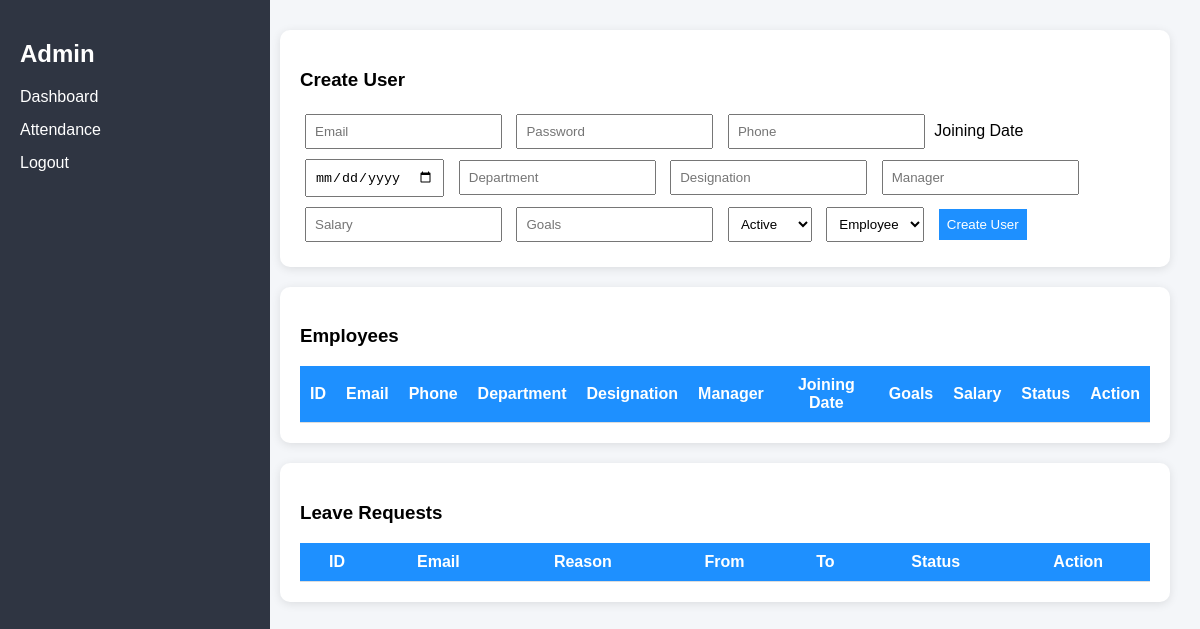
The page /admin on the database as committed earlier.
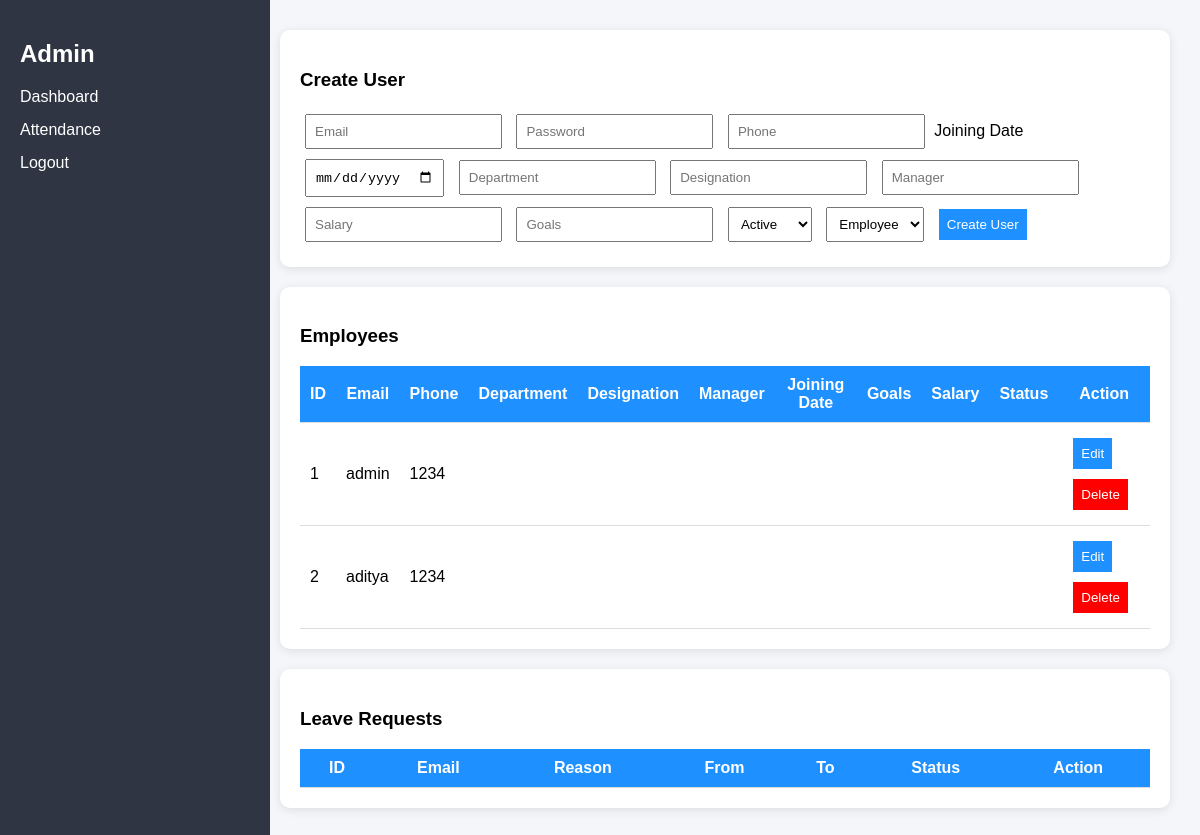
The same page on the database as committed later.
### tables this page shows
CREATE TABLE users (
    id INTEGER PRIMARY KEY AUTOINCREMENT,
    email TEXT UNIQUE,
    password TEXT,
    role TEXT,
    phone TEXT
);

### app.py (the view)
@app.get("/admin", response_class=HTMLResponse)
def admin_dashboard(request: Request):
    leaves = cur.execute("SELECT * FROM leaves").fetchall()
    users = cur.execute("SELECT * FROM users").fetchall()
    return templates.TemplateResponse(
        "dashboard_admin.html",
        {"request": request, "leaves": leaves, "users": users}
    )

### templates/dashboard_admin.html (shortened to what this page needs)
<!DOCTYPE html>
<html>
<head>
</head>
<body>
<div class="sidebar">
<h2>Admin</h2>
<a href="/admin">Dashboard</a>
<a href="/admin_attendance">Attendance</a>
<a href="/logout">Logout</a>
</div>
<div class="main">
<div class="card">
<h3>Create User</h3>
<form method="post" action="/create_user">
<input name="email" placeholder="Email" required>
<input name="password" placeholder="Password" required>
<input name="phone" placeholder="Phone">
<label>Joining Date</label>
<input type="date" name="joining_date">
<input name="department" placeholder="Department">
<input name="designation" placeholder="Designation">
<input name="manager" placeholder="Manager">
<input name="salary" placeholder="Salary">
<input name="goals" placeholder="Goals">
<select name="status">
<option value="Active">Active</option>
</select>
<select name="role">
<option value="employee">Employee</option>
</select>
<button type="submit">Create User</button>
</form>
</div>
<div class="card">
<h3>Employees</h3>
<table>
<tr>
<th>ID</th>
<th>Email</th>
<th>Phone</th>
<th>Department</th>
<th>Designation</th>
<th>Manager</th>
<th>Joining Date</th>
<th>Goals</th>
<th>Salary</th>
<th>Status</th>
<th>Action</th>
</tr>
{% for u in users %}
<tr>
<td>{{u[0]}}</td>
<td>{{u[1]}}</td>
<td>{{u[4]}}</td>
<td>{{u[6]}}</td>
<td>{{u[7]}}</td>
<td>{{u[9]}}</td>
<td>{{u[5]}}</td>
<td>{{u[8]}}</td>
<td>{{u[10]}}</td>
<td>{{u[11]}}</td>
<td>
<a href="/edit_user/{{u[0]}}">
<button>Edit</button>
</a>
<a href="/delete_user/{{u[0]}}">
<button style="background:red;">Delete</button>
</a>
</td>
</tr>
{% endfor %}
</table>
</div>
<div class="card">
<h3>Leave Requests</h3>
<table>
<tr>
<th>ID</th>
<th>Email</th>
<th>Reason</th>
<th>From</th>
<th>To</th>
<th>Status</th>
<th>Action</th>
</tr>
</table>
</div>
</div>
</body>
</html>

Rows that differ between the two databases and show on the page:
added users: id "1", email "admin", phone "1234"
added users: id "2", email "aditya", phone "1234"
